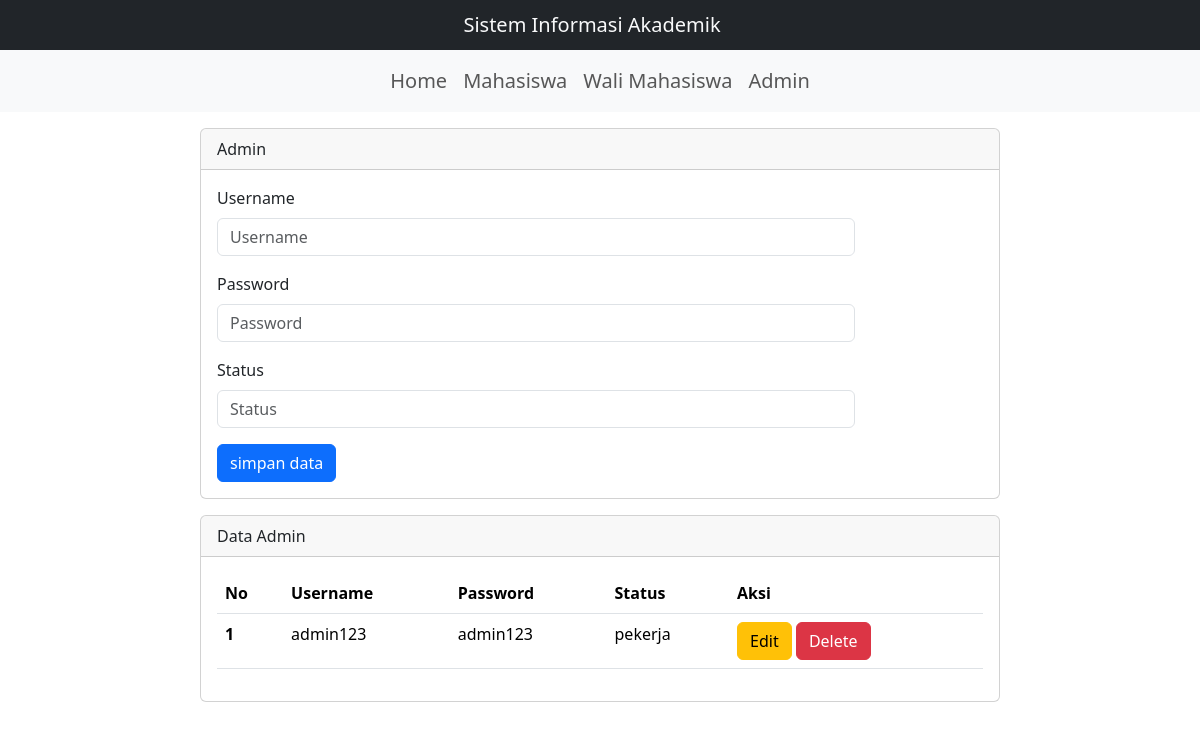
The app's page /admin.php with its own data.
### tables this page shows
CREATE TABLE `admin2` (
  `id_admin` int(10) NOT NULL,
  `username` varchar(50) NOT NULL,
  `passwordd` varchar(20) NOT NULL,
  `statuss` varchar(15) NOT NULL
);

### admin.php (the view, shortened to what this page needs)
<?php
include 'koneksi.php';
$username     = "";
$passwordd = "";
$statuss       = "";
?>
<!DOCTYPE html>
<html lang="en">
<head>
    <link href="https://cdn.jsdelivr.net/npm/bootstrap@5.3.2/dist/css/bootstrap.min.css" rel="stylesheet">
</head>
<header>
    <nav class="navbar bg-dark">
        <div class="container-fluid d-flex justify-content-center">
            <span class="navbar-brand text-light mb-0 h1">Sistem Informasi Akademik</span>
        </div>
    </nav>
</header>
<nav class="navbar navbar-expand-lg bg-body-tertiary sticky-top">
    <div class="container-fluid">
        <div class="collapse navbar-collapse d-flex justify-content-center" id="navbarSupportedContent">
            <ul class="navbar-nav fs-5">
                <li class="nav-item">
                    <a class="nav-link" aria-current="page" href="index.php">Home</a>
                </li>
                <li class="nav-item">
                    <a class="nav-link" href="mahasiswa.php">Mahasiswa</a>
                </li>
                <li class="nav-item">
                    <a class="nav-link" href="wali_mhs.php">Wali Mahasiswa</a>
                </li>
                <li class="nav-item">
                    <a class="nav-link" aria-current="page" href="admin.php">Admin</a>
                </li>
            </ul>
        </div>
    </div>
</nav>
<main>
    <div class="mx-auto card mt-3">
        <div class="card-header">
            Admin
        </div>
        <div class="card-body">
            <form action="" method="POST">
                <div class="mb-3">
                    <label for="username" class="form-label">Username</label>
                    <div class="col-sm-10">
                        <input type="text" class="form-control" id="username" name="username" placeholder="Username" value="<?php echo $username ?>">
                    </div>
                </div>
                <div class="mb-3">
                    <label for="paswordd" class="form-label">Password</label>
                    <div class="col-sm-10">
                        <input type="text" class="form-control" id="passwordd" name="passwordd" placeholder="Password" value="<?php echo $passwordd ?>">
                    </div>
                </div>
                <div class="mb-3">
                    <label for="status" class="form-label">Status</label>
                    <div class="col-sm-10">
                        <input type="text" class="form-control" id="statuss" name="statuss" placeholder="Status" value="<?php echo $statuss ?>">
                    </div>
                </div>
                <div class="col-12">
                    <input type="submit" name="simpan" value="simpan data" class="btn btn-primary">
                </div>
            </form>
        </div>
    </div>
    <div class="mx-auto card mt-3">
        <div class="card-header">
            Data Admin
        </div>
        <div class="card-body">
            <table class="table">
                <thead>
                    <tr>
                        <th scope="col">No</th>
                        <th scope="col">Username</th>
                        <th scope="col">Password</th>
                        <th scope="col">Status</th>
                        <th scope="col">Aksi</th>
                    </tr>
                </thead>
                <tbody>
                    <?php
                    $q2 = mysqli_query($koneksi, "SELECT * from admin2");
                    $urut = 1;
                    while ($r2 = mysqli_fetch_array($q2)) {
                        $id_admin= $r2['id_admin'];
                        $username = $r2['username'];
                        $passwordd = $r2['passwordd'];
                        $statuss = $r2['statuss'];
                    ?>
                        <tr>
                            <th scope=row><?php echo $urut++ ?></th>
                            <td scope="row"><?php echo $username ?></td>
                            <td scope="row"><?php echo $passwordd ?></td>
                            <td scope="row"><?php echo $statuss ?></td>
                            <td scope="row">
                                <a href="admin.php?op=edit&id_admin=<?php echo $id_admin ?>"><button type="button" class="btn btn-warning">Edit</button></a>
                                <a href="admin.php?op=delete&id_admin=<?php echo $id_admin ?>" onclick="return confirm('Apakah anda yakin ingin menghapus data??')"><button type="button" class="btn btn-danger">Delete</button></a>
                            </td>
                        </tr>
                    <?php
                    }
                    ?>
                </tbody>
            </table>
        </div>
    </div>
</main>
</body>
</html>

### admin.php (style rules this page uses)
.mx-auto { width: 800px; }

### records on screen
admin2: username "admin123", passwordd "admin123", statuss "pekerja"
